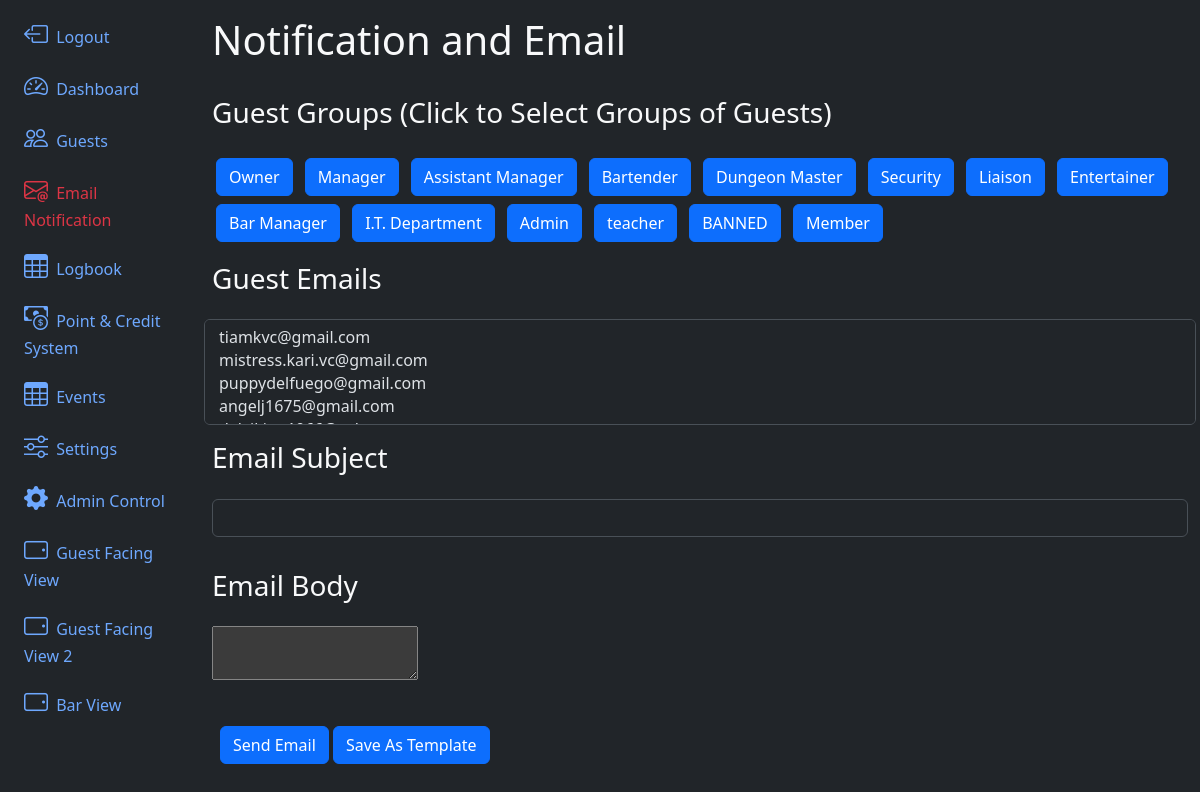
The app's page /notificationEmailer/, older data.
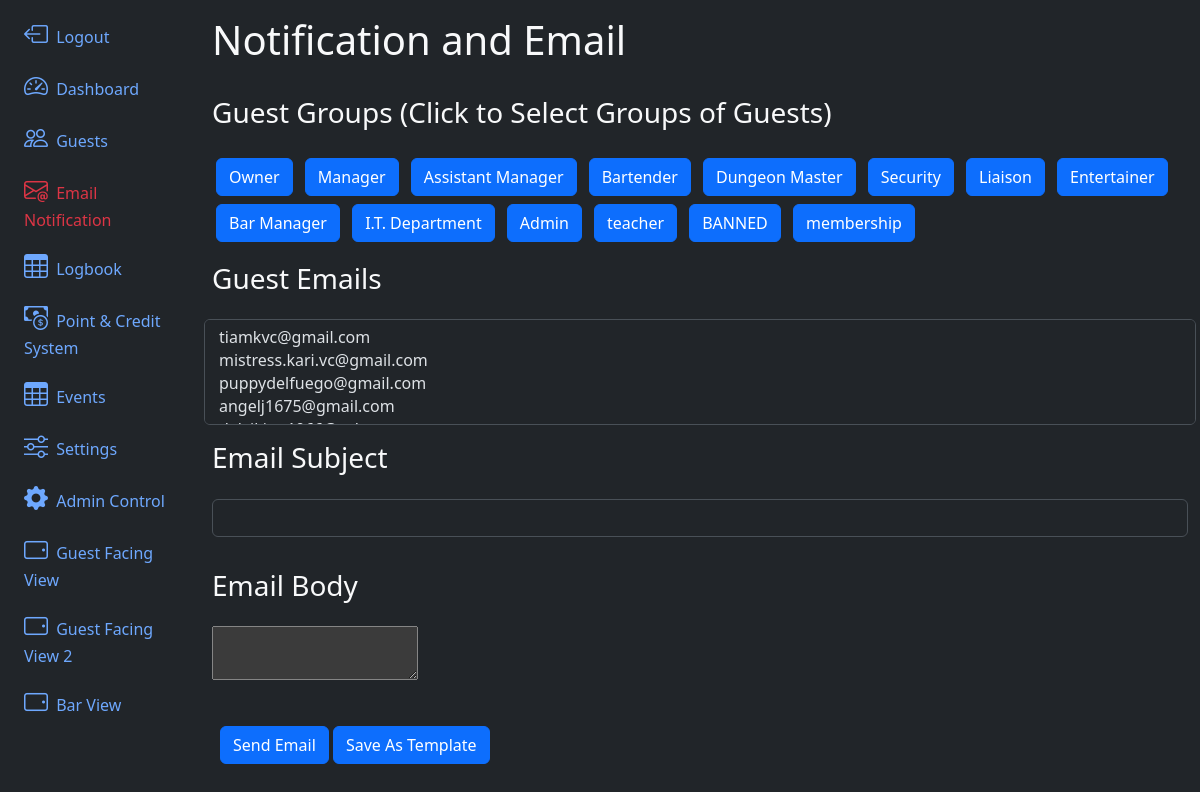
The same page, newer data.
### app/models.py (models this page shows)
@dataclass
class Role(db.Model):
    id:int = db.Column(db.Integer, primary_key=True)
    name:str  = db.Column(db.String(100))
    description:str  = db.Column(db.String(200))
    permissions:str  = db.Column(db.String(200))
    skip_payment_at_checkin:bool = db.Column(db.Boolean(), default=False)
    skip_tos_update_at_checkin:bool = db.Column(db.Boolean(), default=False)
    allow_login_to_backoffice:bool = db.Column(db.Boolean(), default=False)
    allow_password_reset:bool = db.Column(db.Boolean(), default=False)
    notify_staff_on_checkin:bool = db.Column(db.Boolean(), default=False)
    auto_checkout_on_event_end:bool = db.Column(db.Boolean(), default=False)
    def __str__(self):
        return f'{self.name}'
    def __repr__(self):
        return f'{self.name}'

### app/routes.py (the view, shortened to what this page needs)
@app.route('/notificationEmailer/', methods=['GET', 'POST'])
def emailer():
    return render_template('email.html', guests=Guest.query.all(), roles = Role.query.all())

### app/templates/email.html (shortened to what this page needs)
{% extends 'layout.html' %}
{% block content %}
<link href="https://cdn.jsdelivr.net/npm/@yaireo/tagify/dist/tagify.css" rel="stylesheet" type="text/css" />
<h1>Notification and Email</h1>
<br>
<form class="row g-3" method="post">
    <h3>Guest Groups (Click to Select Groups of Guests)</h3>
    <div class="d-grid gap-2 d-md-block">
        {% for group in roles %}
        <button class="btn btn-primary m-1" type="button" onclick="btnClick(this)" value="{{group}}">{{ group.name
            }}</button>
        {% endfor %}
    </div>
    <h3>Guest Emails</h3>
    <select name="emails" class="form-select" multiple aria-label="Multiple select example">
        {% for guest in guests %}
        <option value="{{ guest.email }}" data-roles="{{guest.roles}}">{{ guest.email }}</option>
        {% endfor %}
    </select>
    <h3>Email Subject</h3>
    <div class="mb-3">
        <input type="text" class="form-control" id="subject" name="subject">
    </div>
    <h3>Email Body</h3>
    <div class="mb-3">
        <textarea id="message" name="message"></textarea>
    </div>
    <div class="d-flex">
        <div class=" p-2">
            <button type="submit" class="btn btn-primary">Send Email</button>
            <button type="button" class="btn btn-primary" onclick="btnSaveTemplate(this)">Save As Template</button>
        </div>
    </div>
</form>
{% endblock content %}

### app/templates/layout.html (shortened to what this page needs)
<!doctype html>
<html lang="en" data-bs-theme="dark">
<head>
    <link href="https://cdn.jsdelivr.net/npm/bootstrap@5.3.3/dist/css/bootstrap.min.css" rel="stylesheet"
>
    <link rel="stylesheet" href="https://cdn.jsdelivr.net/npm/bootstrap-icons@1.11.3/font/bootstrap-icons.min.css">
    <link rel="stylesheet" href="https://cdn.jsdelivr.net/npm/bootstrap-table@1.23.2/dist/bootstrap-table.min.css">
    <link rel="stylesheet"
        href="https://cdn.jsdelivr.net/npm/bootstrap-select@1.14.0-beta2/dist/css/bootstrap-select.min.css">
</head>
<body>
    <div class="container-fluid">
        <div class="row flex-nowrap">
            <div class="col-auto col-md-3 col-xl-2 px-sm-2 px-0 bg-dark">
                <div class="d-flex flex-column align-items-center align-items-sm-start px-3 pt-2 text-white min-vh-100">
                    <ul class="nav nav-pills flex-column mb-sm-auto mb-0 align-items-center align-items-sm-start"
                        id="menu">
                        <li class="nav-item">
                            <a href="/logout" class="nav-link align-middle px-0">
                                <i class="fs-4 bi-box-arrow-left"></i> <span
                                    class="ms-1 d-none d-sm-inline">Logout</span>
                            </a>
                        </li>
                        <li class="nav-item">
                            <a href="/dashboard"
                                class="nav-link align-middle px-0 {% if request.endpoint == 'dashboard' %}text-danger{% endif %}">
                                <i class="fs-4 bi-speedometer2"></i> <span
                                    class="ms-1 d-none d-sm-inline">Dashboard</span>
                            </a>
                        </li>
                        <li class="nav-item">
                            <a href="/guests"
                                class="nav-link px-0 align-middle {% if request.endpoint == 'guests' %}text-danger{% endif %}">
                                <i class="fs-4 bi-people"></i> <span class="ms-1 d-none d-sm-inline">Guests</span>
                            </a>
                        </li>
                        <li class="nav-item">
                            <a href="/notificationEmailer"
                                class="nav-link px-0 align-middle {% if request.endpoint == 'emailer' %}text-danger{% endif %}">
                                <i class="fs-4  bi-envelope-at"></i> <span class="ms-1 d-none d-sm-inline">Email
                                    Notification</span>
                            </a>
                        </li>
                        <li class="nav-item">
                            <a href="/logbook"
                                class="nav-link px-0 align-middle {% if request.endpoint == 'logbook' %}text-danger{% endif %}">
                                <i class="fs-4 bi-table "></i> <span class="ms-1 d-none d-sm-inline">Logbook</span></a>
                        </li>
                        <li class="nav-item">
                            <a href="/credits"
                                class="nav-link px-0 align-middle {% if request.endpoint == 'credits' %}text-danger{% endif %}">
                                <i class="fs-4 bi-cash-coin "></i> <span class="ms-1 d-none d-sm-inline">Point & Credit
                                    System</span></a>
                        </li>
                        <li class="nav-item">
                            <a href="/events"
                                class="nav-link px-0 align-middle {% if request.endpoint == 'events' %}text-danger{% endif %}">
                                <i class="fs-4 bi-table "></i> <span class="ms-1 d-none d-sm-inline">Events</span></a>
                        </li>
                        <li class="nav-item">
                            <a href="/settings"
                                class="nav-link px-0 align-middle {% if request.endpoint == 'settings' %}text-danger{% endif %}">
                                <i class="fs-4 bi-sliders "></i> <span
                                    class="ms-1 d-none d-sm-inline">Settings</span></a>
                        </li>
                        <li class="nav-item">
                            <a target="_blank" rel="noopener noreferrer" href="/admin"
                                class="nav-link px-0 align-middle">
                                <i class="fs-4 bi-gear-fill "></i> <span class="ms-1 d-none d-sm-inline">Admin
                                    Control</span></a>
                        </li>
                        <li class="nav-item">
                            <a target="_blank" rel="noopener noreferrer" href="/guestView"
                                class="nav-link px-0 align-middle">
                                <i class="fs-4 bi-tablet-landscape "></i> <span class="ms-1 d-none d-sm-inline">Guest
                                    Facing
                                    View</span></a>
                        </li>
                        <li class="nav-item">
                            <a target="_blank" rel="noopener noreferrer" href="/guestView2"
                                class="nav-link px-0 align-middle">
                                <i class="fs-4 bi-tablet-landscape "></i> <span class="ms-1 d-none d-sm-inline">Guest
                                    Facing
                                    View 2</span></a>
                        </li>
                        <li class="nav-item">
                            <a target="_blank" rel="noopener noreferrer" href="/barView"
                                class="nav-link px-0 align-middle">
                                <i class="fs-4 bi-tablet-landscape "></i> <span class="ms-1 d-none d-sm-inline">Bar View</span></a>
                        </li>
                    </ul>
                </div>
            </div>
            <div class="col py-3 bg-dark text-light">
                {% block content %}{% endblock %}
            </div>
        </div>
    </div>
</body>
</html>

Row changes from the older to the newer data that the page shows:
changed Role: name "Member" → "membership"
